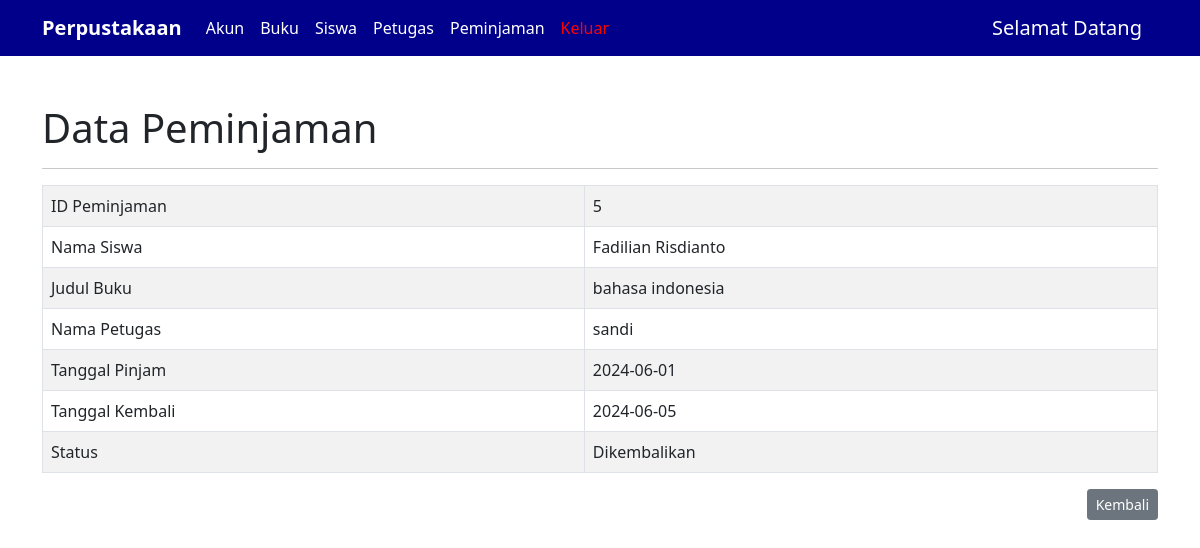
Screenshot of /detail-peminjaman.php?id_peminjaman=5 with the database file from the repository.
### tables this page shows
CREATE TABLE `peminjaman` (
  `id_peminjaman` int(11) NOT NULL,
  `id_siswa` int(11) NOT NULL,
  `id_buku` int(11) NOT NULL,
  `id_petugas` int(11) NOT NULL,
  `tgl_pinjam` date NOT NULL,
  `tgl_kembali` date NOT NULL,
  `status` varchar(15) NOT NULL DEFAULT 'Dipinjam'
);

CREATE TABLE `siswa` (
  `nis` int(11) NOT NULL,
  `nama` varchar(50) DEFAULT NULL,
  `kelas` varchar(10) DEFAULT NULL,
  `jurusan` varchar(30) DEFAULT NULL
);

CREATE TABLE `buku` (
  `id_buku` int(11) NOT NULL,
  `judul_buku` varchar(50) DEFAULT NULL,
  `pengarang` varchar(50) DEFAULT NULL,
  `penerbit` varchar(50) DEFAULT NULL,
  `tahun_terbit` year(4) DEFAULT NULL,
  `stok_buku` int(5) DEFAULT NULL
);

CREATE TABLE `petugas` (
  `id_petugas` int(11) NOT NULL,
  `nama_petugas` varchar(50) DEFAULT NULL,
  `jabatan` varchar(20) DEFAULT NULL
);

### config/controller.php (called while the page is built, shortened)
<?php
function select($query)
{
  global $db;
  $result = mysqli_query($db, $query);
  $rows =[];
  while ($row = mysqli_fetch_assoc($result)) {
    $rows[] = $row;
  }
  return $rows;
}

### detail-peminjaman.php (the view, shortened to what this page needs)
<?php
include 'layout/header.php';
$id_peminjaman = (int)$_GET['id_peminjaman'];
$peminjaman = select("
    SELECT
        peminjaman.*,
        siswa.nama AS nama_siswa,
        buku.judul_buku,
        petugas.nama_petugas
    FROM peminjaman
    JOIN siswa ON peminjaman.id_siswa = siswa.nis
    JOIN buku ON peminjaman.id_buku = buku.id_buku
    JOIN petugas ON peminjaman.id_petugas = petugas.id_petugas
    WHERE peminjaman.id_peminjaman = $id_peminjaman
")[0];
?>
<div class="container mt-5">
    <h1>Data Peminjaman</h1>
    <hr>
    <table class="table table-bordered table-striped mt-3">
        <tr>
            <td>ID Peminjaman</td>
            <td> <?= $peminjaman['id_peminjaman']; ?></td>
        </tr>
        <tr>
            <td>Nama Siswa</td>
            <td> <?= $peminjaman['nama_siswa']; ?></td>
        </tr>
        <tr>
            <td>Judul Buku</td>
            <td> <?= $peminjaman['judul_buku']; ?></td>
        </tr>
        <tr>
            <td>Nama Petugas</td>
            <td> <?= $peminjaman['nama_petugas']; ?></td>
        </tr>
        <tr>
            <td>Tanggal Pinjam</td>
            <td> <?= $peminjaman['tgl_pinjam']; ?></td>
        </tr>
        <tr>
            <td>Tanggal Kembali</td>
            <td> <?= $peminjaman['tgl_kembali']; ?></td>
        </tr>
        <tr>
            <td>Status</td>
            <td> <?= $peminjaman['status']; ?></td>
        </tr>
    </table>
    <a href="peminjaman.php" class="btn btn-secondary btn-sm" style="float: right">Kembali</a>
</div>
<?php include 'layout/footer.php'; ?>

### rows the page displays
peminjaman: id_peminjaman "5", id_siswa.nama "Fadilian Risdianto", id_buku.judul_buku "bahasa indonesia", id_petugas.nama_petugas "sandi", tgl_pinjam "2024-06-01", tgl_kembali "2024-06-05", status "Dikembalikan"
